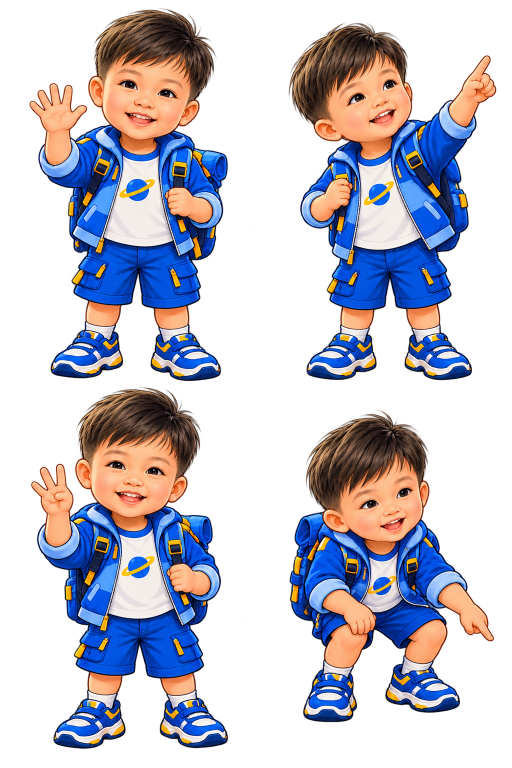
#> input picture art/assets-source/characters/sau-story-v2.png, 1024 x 1536 px (shown at 1/2 size); its folder holds 2 pictures in this run
$ python build_runtime_children.py
#> lines starting #> are read from the running program, lines starting #| are printed output that depends on the picture
#!/usr/bin/env python3
"""FullHD Sâu sheets: 320x480 per pose, above the largest 285x427 display slot.

Protected 512x768 source poses are unchanged. Retain legacy sheets for fallback.
One deterministic LANCZOS resize at build time, never during rendering.
"""
from pathlib import Path
import hashlib
import json
from PIL import Image
ROOT=Path(__file__).resolve().parents[1]
OUT=ROOT/'assets/generated/runtime-children'
SIZE=(640,960)

def build():
    OUT.mkdir(parents=True,exist_ok=True);rows=[];bounds=[]
    for suffix in ['story-v2','passenger-v3']:
        source=ROOT/f'art/assets-source/characters/sau-{suffix}.png'
        with Image.open(source) as original:
#> original is the input picture: PIL image 1024x1536 RGBA; mean R, G, B, A 86.2, 83.6, 100.8, 108.1
            if original.size!=(1024,1536) or original.mode!='RGBA':raise ValueError('Unexpected source sheet')
            image=original.resize(SIZE,Image.Resampling.LANCZOS)
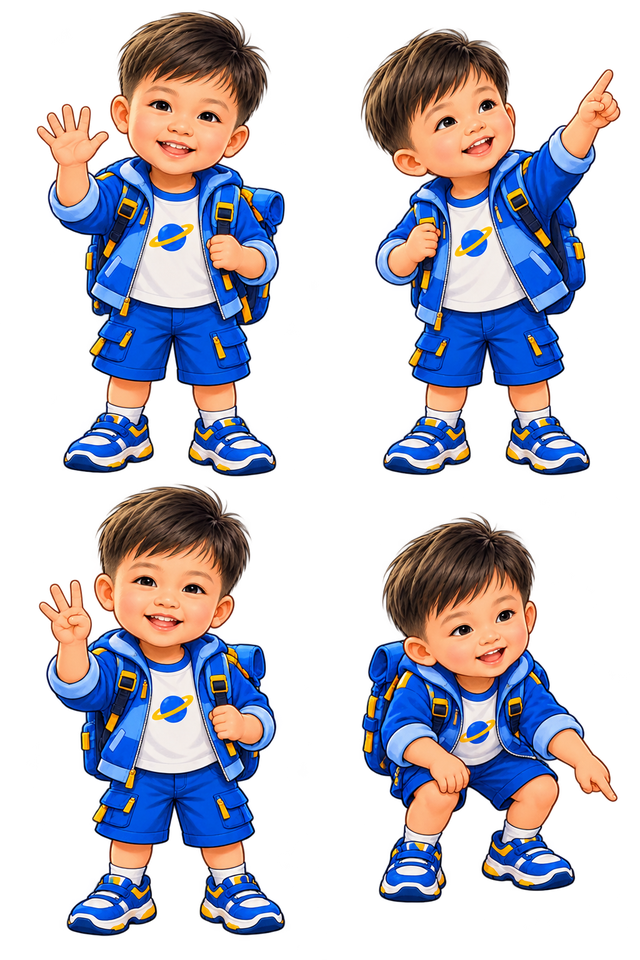
#> image: PIL image 640x960 RGBA; mean R, G, B, A 52.2, 50.5, 62, 108.1; transparent parts drawn white
            image.save(OUT/f'sau-{suffix}.png',optimize=True)
            if suffix=='passenger-v3':
                for pose in range(4):
                    x=pose%2*320;y=pose//2*480
                    alpha=image.crop((x,y,x+320,y+480)).getchannel('A')
                    left,top,right,bottom=alpha.point(lambda a:255 if a>=128 else 0).getbbox() or (0,0,320,480)
                    bounds.append('\t'.join(map(str,('sau',pose,*SIZE,left,top,right-left,bottom-top))))
        rows.append({'sheet':source.name,'source_sha256':hashlib.sha256(source.read_bytes()).hexdigest(),
                     'source_size':[1024,1536],'runtime_size':list(SIZE),'runtime_rgba_bytes':SIZE[0]*SIZE[1]*4})
#> pass 2 of the loop in build, `for suffix in ['story-v2','passenger-v3']:`:
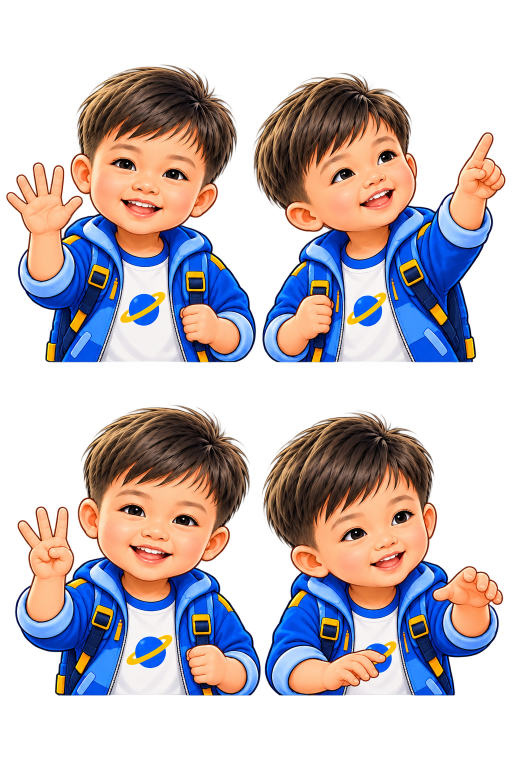
#> input picture art/assets-source/characters/sau-passenger-v3.png, 1024 x 1536 px (shown at 1/2 size)
#> in build, original is the input picture: PIL image 1024x1536 RGBA; mean R, G, B, A 105.6, 92.8, 98.4, 127.4
#> the loop in build, `for pose in range(4):` made 4 passes
#> (left, top, right, bottom) on passes 1 to 4: (8, 82, 320, 453), (0, 92, 312, 453), (19, 27, 320, 389), (0, 36, 309, 389)
#> pass 1, in build, `alpha=image.crop((x,y,x+320,y+480)).getchannel('A')`:
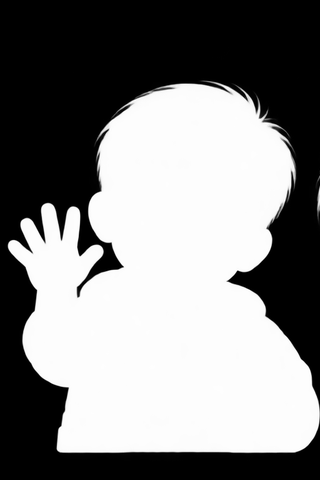
#> alpha: PIL image 320x480 L; min 0, max 255, mean 131.2
#> pass 3, in build, `alpha=image.crop((x,y,x+320,y+480)).getchannel('A')`:
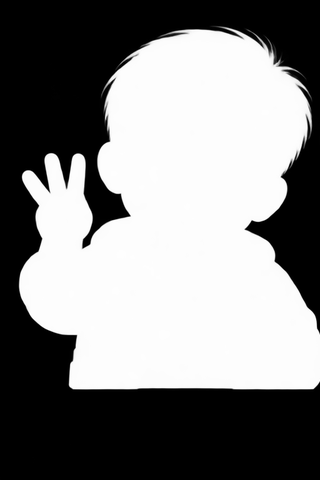
#> alpha: PIL image 320x480 L; min 0, max 255, mean 129.3
#> after the loop in build, `for pose in range(4):`: bounds = 4 items
    (OUT/'passenger-bounds.tsv').write_text('\n'.join(bounds)+'\n',encoding='ascii')
    (OUT/'manifest.json').write_text(json.dumps(rows,indent=2)+'\n')
    return rows
if __name__=='__main__':build()
